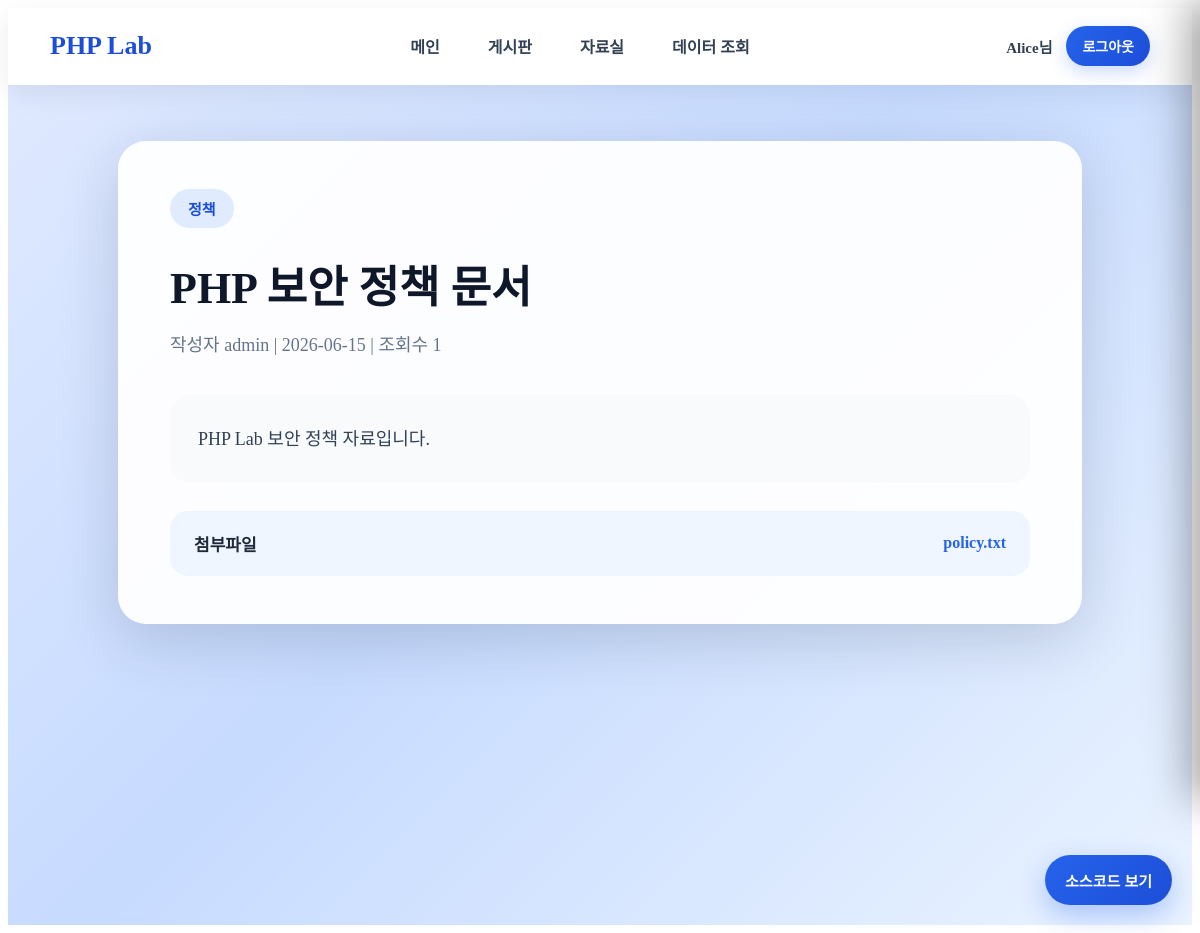
/library_view.php?id=2 (signed in), run on the app's committed database.
### tables this page shows
CREATE TABLE library_posts (
    id INT AUTO_INCREMENT PRIMARY KEY,
    category VARCHAR(100) NOT NULL,
    title VARCHAR(255) NOT NULL,
    author VARCHAR(100) NOT NULL,
    content TEXT NOT NULL,
    file_name VARCHAR(255) NOT NULL,
    views INT NOT NULL DEFAULT 0,
    created_at DATETIME NOT NULL DEFAULT CURRENT_TIMESTAMP
) DEFAULT CHARSET=utf8mb4 COLLATE=utf8mb4_unicode_ci;

### src/library_view.php (the view, shortened to what this page needs)
<?php
require_once "layout.php";
$id = intval($_GET["id"] ?? 0);
$db = get_db();
$stmt = $db->prepare("SELECT * FROM library_posts WHERE id = :id");
$stmt->execute(["id" => $id]);
$post = $stmt->fetch();
?>
<div class="modern-page-wrapper">
    <section class="modern-page-card narrow-card">
        <div class="hero-badge"><?= htmlspecialchars($post["category"]) ?></div>
        <h1><?= htmlspecialchars($post["title"]) ?></h1>
        <p class="page-subtitle">
            작성자 <?= htmlspecialchars($post["author"]) ?> |
            <?= htmlspecialchars(substr($post["created_at"], 0, 10)) ?> |
            조회수 <?= htmlspecialchars($post["views"] + 1) ?>
        </p>
        <div class="modern-viewer">
            <?= htmlspecialchars($post["content"]) ?>
        </div>
        <div class="modern-attach-box">
            <strong>첨부파일</strong>
            <a href="/labs/php/download.php?fileName=<?= urlencode($post["file_name"]) ?>">
                <?= htmlspecialchars($post["file_name"]) ?>
            </a>
        </div>
    </section>
</div>

### src/style.css (style rules this page uses)
.hero-badge { display: inline-block; padding: 9px 18px; border-radius: 999px; background: #e0ebff; color: #1d4ed8; font-size: 15px; font-weight: 700; margin-bottom: 24px; }
.modern-page-wrapper { min-height: calc(100vh - 72px); display: flex; justify-content: center; align-items: flex-start; padding: 56px 36px; background: linear-gradient(135deg, #dfe9ff 0%, #c7dbff 45%, #eaf3ff 100%); }
.modern-page-card { width: 100%; max-width: 1180px; background: rgba(255,255,255,0.95); border-radius: 28px; padding: 48px 52px; box-shadow: 0 16px 60px rgba(15,23,42,0.16); }
.narrow-card { max-width: 860px; }
.modern-page-card h1 { margin: 0; font-size: 44px; font-weight: 900; color: #0f172a; }
.modern-page-card p, .page-subtitle { margin-top: 14px; font-size: 18px; line-height: 1.7; color: #64748b; }
.modern-viewer { margin-top: 34px; padding: 28px; border-radius: 20px; background: #f8fafc; font-size: 18px; line-height: 1.8; color: #334155; }
.modern-attach-box { margin-top: 28px; padding: 20px 24px; border-radius: 18px; background: #eff6ff; display: flex; justify-content: space-between; align-items: center; }
.modern-attach-box strong { font-size: 17px; color: #1e293b; }
.modern-attach-box a { color: #2563eb; font-weight: 800; text-decoration: none; }

### data on the page
library_posts: category "정책", title "PHP 보안 정책 문서", author "admin", created_at "2026-06-15", $post["views"] + 1 "1", content "PHP Lab 보안 정책 자료입니다.", file_name "policy.txt"

### other printed values
$userName "Alice"
